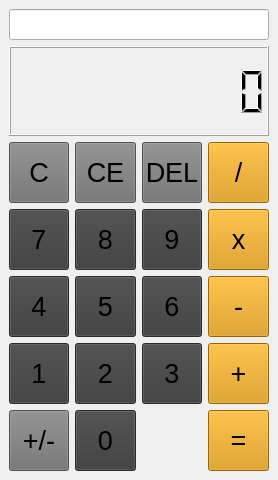
<?xml version="1.0" encoding="UTF-8"?>
<ui version="4.0">
 <class>MainWindow</class>
 <widget class="QMainWindow" name="MainWindow">
  <property name="geometry">
   <rect>
    <x>0</x>
    <y>0</y>
    <width>278</width>
    <height>480</height>
   </rect>
  </property>
  <property name="sizePolicy">
   <sizepolicy hsizetype="Preferred" vsizetype="Maximum">
    <horstretch>0</horstretch>
    <verstretch>0</verstretch>
   </sizepolicy>
  </property>
  <property name="windowTitle">
   <string>MainWindow</string>
  </property>
  <widget class="QWidget" name="centralwidget">
   <layout class="QVBoxLayout" name="verticalLayout">
    <item>
     <widget class="QLineEdit" name="lineResult">
      <property name="font">
       <font>
        <pointsize>14</pointsize>
       </font>
      </property>
      <property name="styleSheet">
       <string notr="true"/>
      </property>
      <property name="text">
       <string/>
      </property>
      <property name="alignment">
       <set>Qt::AlignmentFlag::AlignRight|Qt::AlignmentFlag::AlignTrailing|Qt::AlignmentFlag::AlignVCenter</set>
      </property>
      <property name="readOnly">
       <bool>true</bool>
      </property>
     </widget>
    </item>
    <item>
     <widget class="QLCDNumber" name="lcdOperand">
      <property name="minimumSize">
       <size>
        <width>0</width>
        <height>90</height>
       </size>
      </property>
      <property name="contextMenuPolicy">
       <enum>Qt::ContextMenuPolicy::ActionsContextMenu</enum>
      </property>
      <property name="digitCount">
       <number>10</number>
      </property>
     </widget>
    </item>
    <item>
     <layout class="QGridLayout" name="gridLayout">
      <item row="7" column="2">
       <widget class="QPushButton" name="button_7">
        <property name="sizePolicy">
         <sizepolicy hsizetype="Expanding" vsizetype="Expanding">
          <horstretch>0</horstretch>
          <verstretch>0</verstretch>
         </sizepolicy>
        </property>
        <property name="minimumSize">
         <size>
          <width>60</width>
          <height>60</height>
         </size>
        </property>
        <property name="font">
         <font>
          <pointsize>20</pointsize>
         </font>
        </property>
        <property name="styleSheet">
         <string notr="true">background-color: rgb(59, 59, 59);</string>
        </property>
        <property name="text">
         <string>7</string>
        </property>
       </widget>
      </item>
      <item row="9" column="5">
       <widget class="QPushButton" name="button_plus">
        <property name="sizePolicy">
         <sizepolicy hsizetype="Expanding" vsizetype="Expanding">
          <horstretch>0</horstretch>
          <verstretch>0</verstretch>
         </sizepolicy>
        </property>
        <property name="minimumSize">
         <size>
          <width>60</width>
          <height>60</height>
         </size>
        </property>
        <property name="font">
         <font>
          <pointsize>20</pointsize>
         </font>
        </property>
        <property name="styleSheet">
         <string notr="true">background-color: rgb(213, 142, 0);</string>
        </property>
        <property name="text">
         <string>+</string>
        </property>
       </widget>
      </item>
      <item row="9" column="4">
       <widget class="QPushButton" name="button_3">
        <property name="sizePolicy">
         <sizepolicy hsizetype="Expanding" vsizetype="Expanding">
          <horstretch>0</horstretch>
          <verstretch>0</verstretch>
         </sizepolicy>
        </property>
        <property name="minimumSize">
         <size>
          <width>60</width>
          <height>60</height>
         </size>
        </property>
        <property name="font">
         <font>
          <pointsize>20</pointsize>
         </font>
        </property>
        <property name="styleSheet">
         <string notr="true">background-color: rgb(59, 59, 59);</string>
        </property>
        <property name="text">
         <string>3</string>
        </property>
       </widget>
      </item>
      <item row="9" column="3">
       <widget class="QPushButton" name="button_2">
        <property name="sizePolicy">
         <sizepolicy hsizetype="Expanding" vsizetype="Expanding">
          <horstretch>0</horstretch>
          <verstretch>0</verstretch>
         </sizepolicy>
        </property>
        <property name="minimumSize">
         <size>
          <width>60</width>
          <height>60</height>
         </size>
        </property>
        <property name="font">
         <font>
          <pointsize>20</pointsize>
         </font>
        </property>
        <property name="styleSheet">
         <string notr="true">background-color: rgb(59, 59, 59);</string>
        </property>
        <property name="text">
         <string>2</string>
        </property>
       </widget>
      </item>
      <item row="9" column="2">
       <widget class="QPushButton" name="button_1">
        <property name="sizePolicy">
         <sizepolicy hsizetype="Expanding" vsizetype="Expanding">
          <horstretch>0</horstretch>
          <verstretch>0</verstretch>
         </sizepolicy>
        </property>
        <property name="minimumSize">
         <size>
          <width>60</width>
          <height>60</height>
         </size>
        </property>
        <property name="font">
         <font>
          <pointsize>20</pointsize>
         </font>
        </property>
        <property name="styleSheet">
         <string notr="true">background-color: rgb(59, 59, 59);</string>
        </property>
        <property name="text">
         <string>1</string>
        </property>
       </widget>
      </item>
      <item row="7" column="4">
       <widget class="QPushButton" name="button_9">
        <property name="sizePolicy">
         <sizepolicy hsizetype="Expanding" vsizetype="Expanding">
          <horstretch>0</horstretch>
          <verstretch>0</verstretch>
         </sizepolicy>
        </property>
        <property name="minimumSize">
         <size>
          <width>60</width>
          <height>60</height>
         </size>
        </property>
        <property name="font">
         <font>
          <pointsize>20</pointsize>
         </font>
        </property>
        <property name="styleSheet">
         <string notr="true">background-color: rgb(59, 59, 59);</string>
        </property>
        <property name="text">
         <string>9</string>
        </property>
       </widget>
      </item>
      <item row="8" column="5">
       <widget class="QPushButton" name="button_minus">
        <property name="sizePolicy">
         <sizepolicy hsizetype="Expanding" vsizetype="Expanding">
          <horstretch>0</horstretch>
          <verstretch>0</verstretch>
         </sizepolicy>
        </property>
        <property name="minimumSize">
         <size>
          <width>60</width>
          <height>60</height>
         </size>
        </property>
        <property name="font">
         <font>
          <pointsize>20</pointsize>
         </font>
        </property>
        <property name="styleSheet">
         <string notr="true">background-color: rgb(213, 142, 0);</string>
        </property>
        <property name="text">
         <string>-</string>
        </property>
       </widget>
      </item>
      <item row="7" column="3">
       <widget class="QPushButton" name="button_8">
        <property name="sizePolicy">
         <sizepolicy hsizetype="Expanding" vsizetype="Expanding">
          <horstretch>0</horstretch>
          <verstretch>0</verstretch>
         </sizepolicy>
        </property>
        <property name="minimumSize">
         <size>
          <width>60</width>
          <height>60</height>
         </size>
        </property>
        <property name="font">
         <font>
          <pointsize>20</pointsize>
         </font>
        </property>
        <property name="styleSheet">
         <string notr="true">background-color: rgb(59, 59, 59);</string>
        </property>
        <property name="text">
         <string>8</string>
        </property>
       </widget>
      </item>
      <item row="6" column="3">
       <widget class="QPushButton" name="button_delete_typed_text">
        <property name="sizePolicy">
         <sizepolicy hsizetype="Expanding" vsizetype="Expanding">
          <horstretch>0</horstretch>
          <verstretch>0</verstretch>
         </sizepolicy>
        </property>
        <property name="minimumSize">
         <size>
          <width>60</width>
          <height>60</height>
         </size>
        </property>
        <property name="font">
         <font>
          <pointsize>20</pointsize>
         </font>
        </property>
        <property name="styleSheet">
         <string notr="true">background-color: rgb(113, 113, 113);</string>
        </property>
        <property name="text">
         <string>CE</string>
        </property>
       </widget>
      </item>
      <item row="8" column="3">
       <widget class="QPushButton" name="button_5">
        <property name="sizePolicy">
         <sizepolicy hsizetype="Expanding" vsizetype="Expanding">
          <horstretch>0</horstretch>
          <verstretch>0</verstretch>
         </sizepolicy>
        </property>
        <property name="minimumSize">
         <size>
          <width>60</width>
          <height>60</height>
         </size>
        </property>
        <property name="font">
         <font>
          <pointsize>20</pointsize>
         </font>
        </property>
        <property name="styleSheet">
         <string notr="true">background-color: rgb(59, 59, 59);</string>
        </property>
        <property name="text">
         <string>5</string>
        </property>
       </widget>
      </item>
      <item row="10" column="3">
       <widget class="QPushButton" name="button_0">
        <property name="sizePolicy">
         <sizepolicy hsizetype="Expanding" vsizetype="Expanding">
          <horstretch>0</horstretch>
          <verstretch>0</verstretch>
         </sizepolicy>
        </property>
        <property name="minimumSize">
         <size>
          <width>60</width>
          <height>60</height>
         </size>
        </property>
        <property name="font">
         <font>
          <pointsize>20</pointsize>
         </font>
        </property>
        <property name="styleSheet">
         <string notr="true">background-color: rgb(59, 59, 59);

</string>
        </property>
        <property name="text">
         <string>0</string>
        </property>
       </widget>
      </item>
      <item row="8" column="4">
       <widget class="QPushButton" name="button_6">
        <property name="sizePolicy">
         <sizepolicy hsizetype="Expanding" vsizetype="Expanding">
          <horstretch>0</horstretch>
          <verstretch>0</verstretch>
         </sizepolicy>
        </property>
        <property name="minimumSize">
         <size>
          <width>60</width>
          <height>60</height>
         </size>
        </property>
        <property name="font">
         <font>
          <pointsize>20</pointsize>
         </font>
        </property>
        <property name="styleSheet">
         <string notr="true">background-color: rgb(59, 59, 59);</string>
        </property>
        <property name="text">
         <string>6</string>
        </property>
       </widget>
      </item>
      <item row="8" column="2">
       <widget class="QPushButton" name="button_4">
        <property name="sizePolicy">
         <sizepolicy hsizetype="Expanding" vsizetype="Expanding">
          <horstretch>0</horstretch>
          <verstretch>0</verstretch>
         </sizepolicy>
        </property>
        <property name="minimumSize">
         <size>
          <width>60</width>
          <height>60</height>
         </size>
        </property>
        <property name="font">
         <font>
          <pointsize>20</pointsize>
         </font>
        </property>
        <property name="styleSheet">
         <string notr="true">background-color: rgb(59, 59, 59);</string>
        </property>
        <property name="text">
         <string>4</string>
        </property>
       </widget>
      </item>
      <item row="7" column="5">
       <widget class="QPushButton" name="button_multiply">
        <property name="sizePolicy">
         <sizepolicy hsizetype="Expanding" vsizetype="Expanding">
          <horstretch>0</horstretch>
          <verstretch>0</verstretch>
         </sizepolicy>
        </property>
        <property name="minimumSize">
         <size>
          <width>60</width>
          <height>60</height>
         </size>
        </property>
        <property name="font">
         <font>
          <pointsize>20</pointsize>
         </font>
        </property>
        <property name="styleSheet">
         <string notr="true">background-color: rgb(213, 142, 0);</string>
        </property>
        <property name="text">
         <string>x</string>
        </property>
       </widget>
      </item>
      <item row="10" column="2">
       <widget class="QPushButton" name="button_plus_minus">
        <property name="sizePolicy">
         <sizepolicy hsizetype="Expanding" vsizetype="Expanding">
          <horstretch>0</horstretch>
          <verstretch>0</verstretch>
         </sizepolicy>
        </property>
        <property name="minimumSize">
         <size>
          <width>60</width>
          <height>60</height>
         </size>
        </property>
        <property name="font">
         <font>
          <pointsize>20</pointsize>
          <bold>false</bold>
         </font>
        </property>
        <property name="styleSheet">
         <string notr="true">background-color: rgb(113, 113, 113);</string>
        </property>
        <property name="text">
         <string>+/-</string>
        </property>
       </widget>
      </item>
      <item row="6" column="2">
       <widget class="QPushButton" name="button_erase_everything">
        <property name="sizePolicy">
         <sizepolicy hsizetype="Expanding" vsizetype="Expanding">
          <horstretch>0</horstretch>
          <verstretch>0</verstretch>
         </sizepolicy>
        </property>
        <property name="minimumSize">
         <size>
          <width>60</width>
          <height>60</height>
         </size>
        </property>
        <property name="font">
         <font>
          <pointsize>20</pointsize>
         </font>
        </property>
        <property name="styleSheet">
         <string notr="true">background-color: rgb(113, 113, 113);</string>
        </property>
        <property name="text">
         <string>C</string>
        </property>
       </widget>
      </item>
      <item row="6" column="4">
       <widget class="QPushButton" name="button_one_character">
        <property name="sizePolicy">
         <sizepolicy hsizetype="Expanding" vsizetype="Expanding">
          <horstretch>0</horstretch>
          <verstretch>0</verstretch>
         </sizepolicy>
        </property>
        <property name="minimumSize">
         <size>
          <width>60</width>
          <height>60</height>
         </size>
        </property>
        <property name="font">
         <font>
          <pointsize>20</pointsize>
         </font>
        </property>
        <property name="styleSheet">
         <string notr="true">background-color: rgb(113, 113, 113);</string>
        </property>
        <property name="text">
         <string>DEL</string>
        </property>
       </widget>
      </item>
      <item row="6" column="5">
       <widget class="QPushButton" name="button_devide">
        <property name="sizePolicy">
         <sizepolicy hsizetype="Expanding" vsizetype="Expanding">
          <horstretch>0</horstretch>
          <verstretch>0</verstretch>
         </sizepolicy>
        </property>
        <property name="minimumSize">
         <size>
          <width>60</width>
          <height>60</height>
         </size>
        </property>
        <property name="font">
         <font>
          <pointsize>20</pointsize>
         </font>
        </property>
        <property name="styleSheet">
         <string notr="true">background-color: rgb(213, 142, 0);</string>
        </property>
        <property name="text">
         <string>/</string>
        </property>
       </widget>
      </item>
      <item row="10" column="5">
       <widget class="QPushButton" name="button_equal">
        <property name="sizePolicy">
         <sizepolicy hsizetype="Expanding" vsizetype="Expanding">
          <horstretch>0</horstretch>
          <verstretch>0</verstretch>
         </sizepolicy>
        </property>
        <property name="minimumSize">
         <size>
          <width>60</width>
          <height>60</height>
         </size>
        </property>
        <property name="font">
         <font>
          <pointsize>20</pointsize>
         </font>
        </property>
        <property name="styleSheet">
         <string notr="true">background-color: rgb(213, 142, 0);</string>
        </property>
        <property name="text">
         <string>=</string>
        </property>
       </widget>
      </item>
     </layout>
    </item>
   </layout>
  </widget>
 </widget>
 <resources/>
 <connections/>
</ui>
